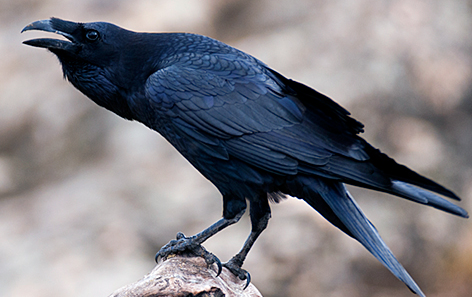
#> input picture Option_4_Num_2_3_4/Bird_2.PNG, 472 x 297 px, found by its file name
$ python Option_4_Num_2.py   (older library calls are emulated)
#> lines starting #> are read from the running program, lines starting #| are printed output that depends on the picture

import matplotlib.image as mpimg
import matplotlib.pyplot as plt
from PIL import Image as imageprocessing

def main():
    #This program converts input .png images to 32x32 to create our CIFAR-10 database of images

    #Put the image name here without '.png'
    originalimage='Bird_2'

    #Convert to 32x32
    plt.imshow(mpimg.imread(originalimage+'.png'))
    print("The original image you have chosen is:",originalimage+'.png',"\nThis image will now be processed to 32x32.")
    plt.show(block=True)
    processedimage = imageprocessing.open(originalimage+'.png')
    processedimage = processedimage.resize((32, 32), imageprocessing.ANTIALIAS)
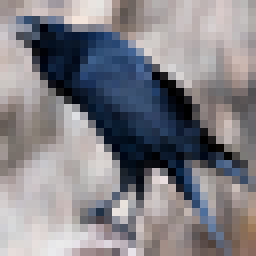
#> processedimage: PIL image 32x32 RGBA (shown 8 times larger); mean R, G, B, A 130, 128.3, 134.1, 255
    processedimage.save(originalimage+'_database_processed.png')
    plt.imshow(mpimg.imread(originalimage+'_database_processed.png'))
    print("The CIFAR-10 compatible image for our database is:",originalimage+'_database_processed.png',"\nThis image must be placed into the same folder as the 4.4 program.")

if __name__ == '__main__':
    main()

$ run again, with Option_4_Num_2_3_4/Bird_1.PNG copied over Option_4_Num_2_3_4/Bird_2.PNG
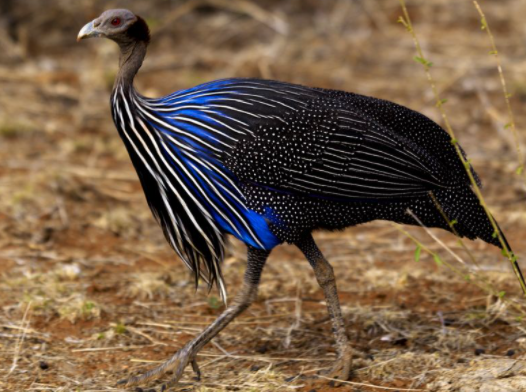
#> input picture Option_4_Num_2_3_4/Bird_1.PNG, 526 x 392 px, found by its file name
#> in main, `processedimage = processedimage.resize((32, 32), imageprocessing.ANTIA..`:
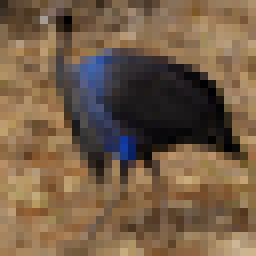
#> processedimage: PIL image 32x32 RGBA (shown 8 times larger); mean R, G, B, A 116.9, 94, 71, 255

$ run again, with Option_4_Num_2_3_4/Airplane_2.PNG copied over Option_4_Num_2_3_4/Bird_2.PNG
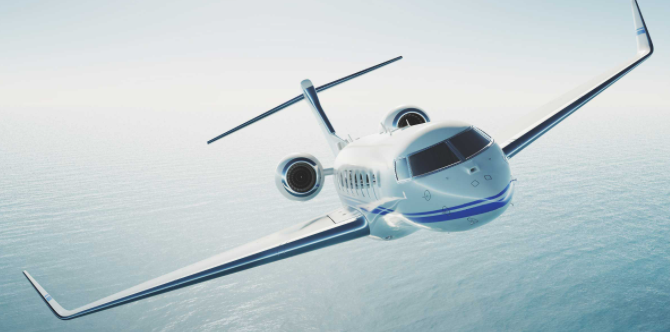
#> input picture Option_4_Num_2_3_4/Airplane_2.PNG, 670 x 332 px, found by its file name
#> in main, `processedimage = processedimage.resize((32, 32), imageprocessing.ANTIA..`:
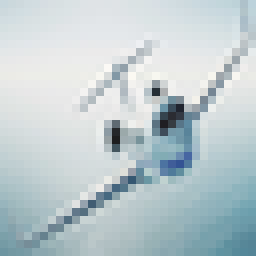
#> processedimage: PIL image 32x32 RGBA (shown 8 times larger); mean R, G, B, A 189.9, 203.5, 207.4, 255
